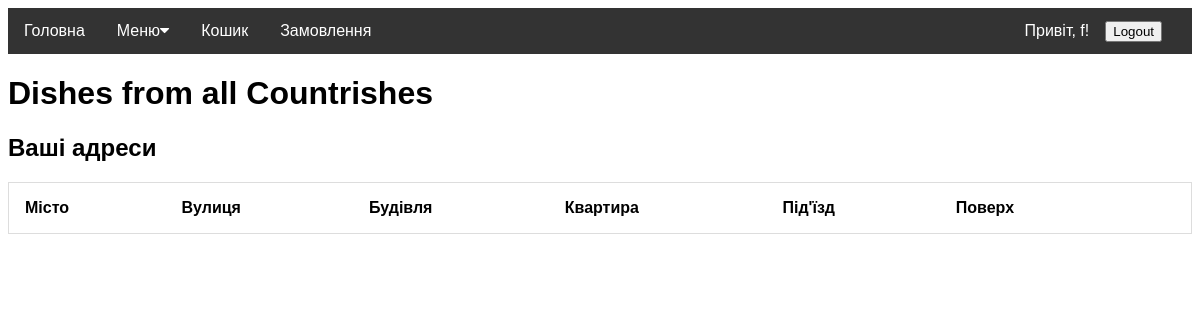
The page /user/address (signed in) on the database as committed earlier.
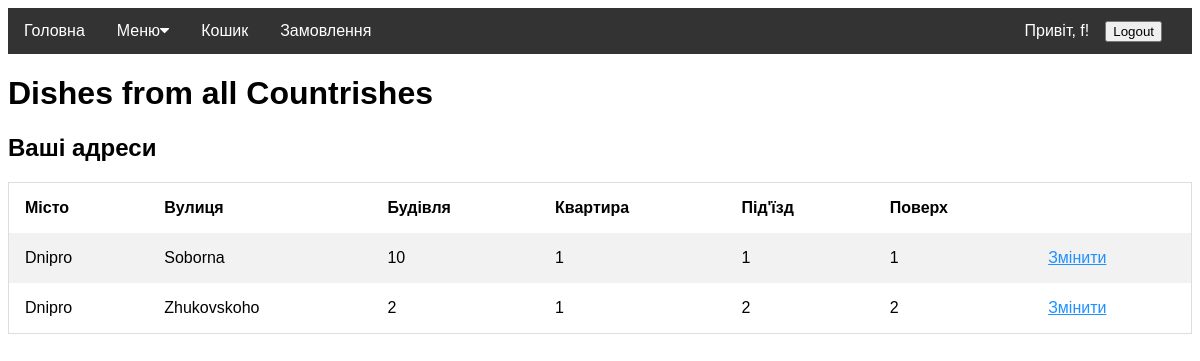
The same page on the database as committed later.
### tables this page shows
CREATE TABLE "Addresses" (
	"ID"	INTEGER NOT NULL UNIQUE,
	"City"	TEXT NOT NULL,
	"Street"	TEXT NOT NULL,
	"Building"	TEXT NOT NULL,
	"Apt"	INTEGER,
	"Entrance"	INTEGER,
	"Floor"	INTEGER,
	"User"	INTEGER NOT NULL,
	FOREIGN KEY("User") REFERENCES "Users"("ID"),
	PRIMARY KEY("ID" AUTOINCREMENT)
);

### app.py (the view)
@app.route('/user/address', methods=['GET', 'POST'])
def get_address():
    if session.get('ID'):
        with SQLiteDB('dish.db') as db:
            addresses =db.select_from_db('Addresses', ['*'], {'User':session['ID']})
            return render_template('addresses.html', addresses=addresses, user=session)
    return app.redirect("/user/login", code=302)

### database.py (called while the page is built)
def dict_factory(cursor, row):
    d = {}
    for idx, col in enumerate(cursor.description):
        d[col[0]] = row[idx]
    return d

    def __enter__(self):
        return self

    def __exit__(self, exc_type, exc_val, exc_tb):
        self.con.commit()
        self.con.close()

    def query_db(self, query, one=False):
        result =  self.cur.execute(query).fetchall()
        return (result[0] if result else None) if one else result

    def select_from_db(self, table_name, columns:list, where=None, one=False):
        columns = ', '.join(columns)
        query = f"SELECT {columns} FROM {table_name}"
        if where:
            where = ', '.join([f"{key}='{value}'" for key, value in where.items()])
            query += f' WHERE {where}'
        return self.query_db(query, one)

### templates/addresses.html
{% extends 'base.html' %}
{% block content %}
    <h2>Ваші адреси</h2>
    <table>
        <tr>
            <th>Місто</th>
            <th>Вулиця</th>
            <th>Будівля</th>
            <th>Квартира</th>
            <th>Під'їзд</th>
            <th>Поверх</th>
            <th></th>
        </tr>
        {% for address in addresses %}
            <tr>
                <td>{{ address.City }}</td>
                <td>{{ address.Street }}</td>
                <td>{{ address.Building }}</td>
                <td>{{ address.Apt }}</td>
                <td>{{ address.Entrance }}</td>
                <td>{{ address.Floor }}</td>
                <td><a href="{{ url_for("get_user_address_by_id", id=address.ID) }}">Змінити</a></td>
            </tr>
    {% endfor %}
    </table>
{% endblock %}

Rows that differ between the two databases and show on the page:
added Addresses: City "Dnipro", Street "Soborna", Building "10", Apt "1", Entrance "1", Floor "1"
added Addresses: City "Dnipro", Street "Zhukovskoho", Building "2", Apt "1", Entrance "2", Floor "2"
